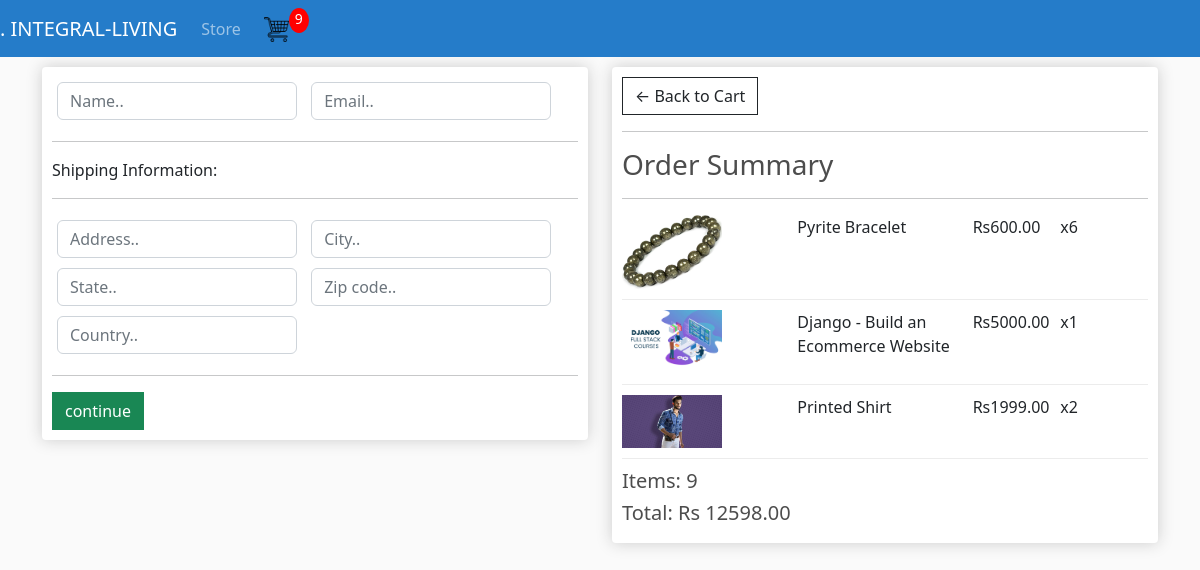
/checkout/ (signed in), run on an earlier commit of the app's database.
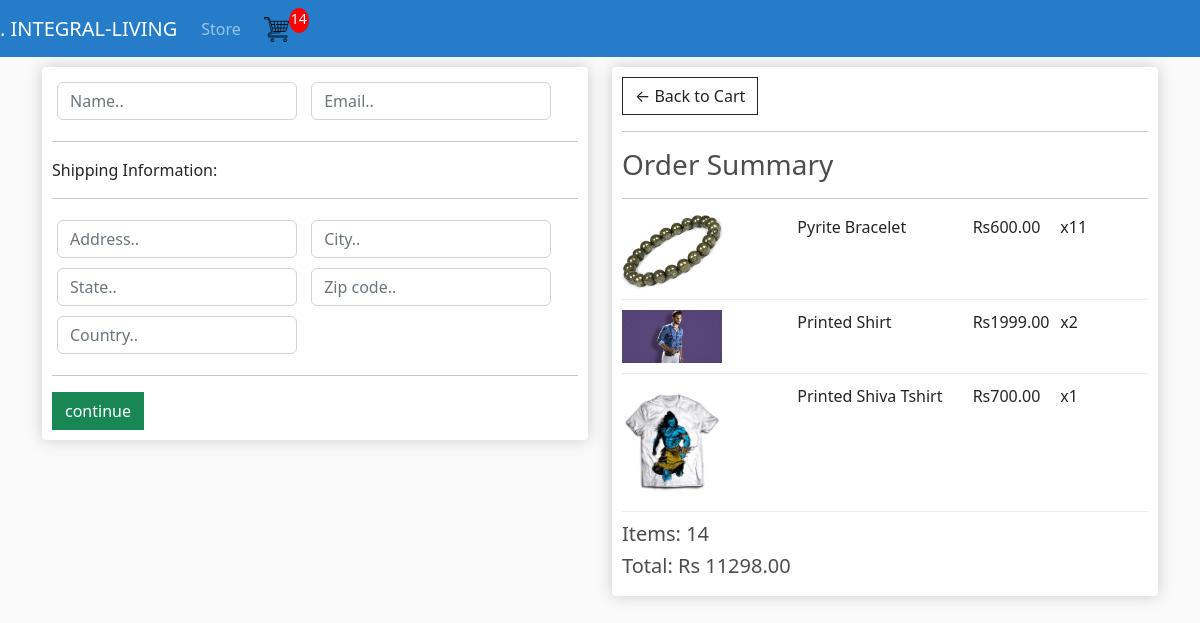
And on a later commit of the database.
### store/models.py (models this page shows, shortened)
class OrderItem(models.Model):
    product = models.ForeignKey(Product, on_delete=models.SET_NULL, blank=True, null=True)
    order = models.ForeignKey(Order, on_delete=models.SET_NULL, blank=True, null=True)
    quantity = models.IntegerField(default=0, blank=True, null=True)
    date_added = models.DateTimeField(auto_now_add=True)
    @property
    def get_total(self):
        total = self.product.price * self.quantity
        return total

class Product(models.Model):
    name = models.CharField(max_length=200, null=True)
    price = models.FloatField()
    digital = models.BooleanField(default=False)
    image = models.ImageField(null=True, blank=True)
    @property
    def imageURL(self):
        try:
            url = self.image.url
        except:
            url = ''
        return url

class Order(models.Model):
    customer = models.ForeignKey(Customer, on_delete=models.SET_NULL, blank=True, null=True)
    date_ordered = models.DateTimeField(auto_now_add=True)
    complete = models.BooleanField(default=False, null=True, blank=False)
    transaction_id = models.CharField(max_length=200, null=True)
    @property
    def get_cart_total(self):
        orderitems = self.orderitem_set.all()
        total = sum([item.get_total for item in orderitems])
        return total
    @property
    def get_cart_items(self):
        orderitems = self.orderitem_set.all()
        total = sum([item.quantity for item in orderitems])
        return total

### store/views.py (the view)
# urls.py: path('checkout/', views.checkout, name="checkout"),
def checkout(request):
    if request.user.is_authenticated:
        customer = request.user.customer
        order, created = Order.objects.get_or_create(customer=customer, complete=False)
        items = order.orderitem_set.all()
        cartItems = order.get_cart_items
    else:
        items = []
        order = {'get_cart_total':0, 'get_cart_items':0}
        cartItems = order['get_cart_items']
    context = {'items':items, 'order':order, 'cartItems':cartItems}
    return render(request, 'store/checkout.html', context)

### store/templates/store/checkout.html (shortened to what this page needs)
{% extends 'store/main.html' %}
{% load static %}
{% block content %}
<div class="row">
    <div class="col-lg-6">
        <div class="box-element" id="form-wrapper">
            <form id="form">
                <div id="user-info">
                    <div class="form-field">
                        <input required class="form-control" type="text" name="name" placeholder="Name..">
                    </div>
                    <div class="form-field">
                        <input required class="form-control" type="email" name="email" placeholder="Email..">
                    </div>
                </div>
                <div id="shipping-info">
                    <hr>
						<p>Shipping Information:</p>
						<hr>
						<div class="form-field">
							<input class="form-control" type="text" name="address" placeholder="Address..">
						</div>
						<div class="form-field">
							<input class="form-control" type="text" name="city" placeholder="City..">
						</div>
						<div class="form-field">
							<input class="form-control" type="text" name="state" placeholder="State..">
						</div>
						<div class="form-field">
							<input class="form-control" type="text" name="zipcode" placeholder="Zip code..">
						</div>
						<div class="form-field">
							<input class="form-control" type="text" name="country" placeholder="Country..">
						</div>
                </div>
                <hr>
                <input id="form-button" class="btn btn-success btn-block" type="submit" value="continue">
            </form>
        </div>
        <br>
    </div>
    <div class="col-lg-6">
        <div class="box-element">
            <a  class="btn btn-outline-dark" href="{% url 'cart' %}">&#x2190; Back to Cart</a>
            <hr>
            <h3>Order Summary</h3>
            <hr>
            {% for item in items %}
            <div class="cart-row">
                <div style="flex:2"><img class="row-image" src="{{item.product.imageURL}}"></div>
                <div style="flex:2"><p>{{item.product.name}}</p></div>
                <div style="flex:1"><p>Rs{{item.product.price|floatformat:2}}</p></div>
                <div style="flex:1"><p>x{{item.quantity}}</p></div>
            </div>
            {% endfor %}
            <h5>Items: {{order.get_cart_items}}</h5>
            <h5>Total: Rs {{order.get_cart_total|floatformat:2}}</h5>
        </div>
        </div>
    </div>
</div>
{% endblock content %}

What changed in the data, as far as the page shows it:
removed OrderItem: product.imageURL (picture), product.name "Django - Build an Ecommerce Website", product.price "5000.00", quantity "1"
changed OrderItem "Pyrite Bracelet": quantity "6" → "11"
added OrderItem: product.imageURL (picture), product.name "Printed Shiva Tshirt", product.price "700.00", quantity "1"
changed through a linked row, Order: get_cart_items "9" → "14"; get_cart_total "12598.00" → "11298.00"
Also different on the page:
{{ cartItems }}: "9" → "14"
